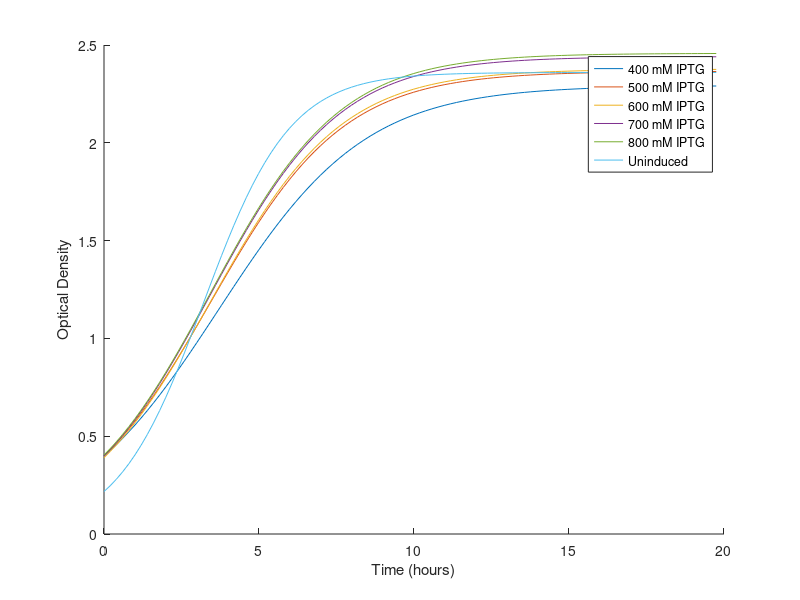

The MATLAB script that drew this image:
%t = 0:1000;
%g = 0.0123;
%Px = 3.3;
%Po = 0.1;
%opt = (Po * Px * exp(g*t)) / (Px - Po + Po * exp(g*t));
%(0.1 * Px * exp(g*x)) / (Px - 0.1 + 0.1 * exp(g*x))
%(0.1 * exp(g*x)) / (1 - 0.1 * B *(1 - exp(g*x)))

TB	= [0.445	0.465	0.487	0.525	0.57	0.621	0.693	0.722	0.69	0.732	0.782	0.844	0.897	0.962	1.011	1.061	1.108	1.186	1.24	1.305	1.371	1.414	1.412	1.443	1.518	1.544	1.555	1.587	1.609	1.617	1.64	1.774	1.723	1.764	1.819	1.867	1.899	1.942	2.056	1.978	2.002	2.038	2.081	2.07	2.109	2.127	2.183	2.219	2.257	2.337	2.375	2.471	2.478	2.545	2.657	2.679	2.74	2.774	2.757	2.815	2.859	2.902	2.905	2.881	2.923	2.924	2.941	3.036	3.13	3.173	3.262	3.17	3.196	3.219	3.194	3.182	3.251	3.254	3.108	2.82];
LB	= [0.403	0.43	0.466	0.537	0.617	0.69	0.762	0.837	0.9	0.97	1.06	1.122	1.216	1.279	1.347	1.41	1.454	1.505	1.542	1.58	1.618	1.656	1.692	1.731	1.773	1.808	1.839	1.882	1.916	1.945	1.988	2.021	2.047	2.083	2.096	2.139	2.145	2.158	2.182	2.212	2.222	2.238	2.259	2.279	2.308	2.322	2.364	2.389	2.391	2.394	2.403	2.413	2.403	2.408	2.413	2.404	2.411	2.433	2.41	2.432	2.435	2.448	2.452	2.464	2.465	2.486	2.482	2.512	2.508	2.508	2.529	2.509	2.532	2.524	2.527	2.534	2.543	2.549	2.572	2.57];
DM	= [0.395	0.393	0.385	0.392	0.385	0.389	0.394	0.396	0.4	0.403	0.406	0.41	0.416	0.419	0.422	0.425	0.428	0.434	0.446	0.44	0.438	0.437	0.442	0.438	0.442	0.443	0.443	0.447	0.443	0.442	0.446	0.441	0.448	0.447	0.445	0.448	0.448	0.447	0.442	0.448	0.45	0.452	0.452	0.451	0.446	0.444	0.45	0.45	0.452	0.451	0.449	0.45	0.448	0.447	0.446	0.45	0.447	0.449	0.448	0.447	0.446	0.447	0.447	0.45	0.445	0.447	0.45	0.451	0.449	0.446	0.45	0.445	0.444	0.441	0.445	0.45	0.452	0.44	0.442	0.444];
IPTG400MM	= [0.399	0.425	0.45	0.518	0.552	0.596	0.664	0.731	0.804	0.874	0.951	0.99	1.074	1.124	1.183	1.255	1.317	1.362	1.402	1.44	1.482	1.517	1.56	1.6	1.629	1.667	1.716	1.75	1.805	1.813	1.859	1.888	1.914	1.956	1.961	2.007	2.023	2.035	2.055	2.09	2.107	2.11	2.13	2.146	2.163	2.184	2.203	2.229	2.234	2.238	2.266	2.273	2.266	2.272	2.276	2.261	2.268	2.281	2.256	2.278	2.275	2.28	2.283	2.294	2.279	2.3	2.294	2.318	2.308	2.304	2.324	2.293	2.319	2.302	2.31	2.305	2.314	2.321	2.344	2.335];
IPTG500MM	= [0.399	0.429	0.463	0.525	0.583	0.634	0.755	0.81	0.856	0.95	1.047	1.091	1.188	1.248	1.318	1.393	1.449	1.504	1.551	1.584	1.629	1.664	1.706	1.755	1.786	1.814	1.871	1.896	1.948	1.936	1.984	2.002	2.022	2.064	2.048	2.091	2.103	2.122	2.129	2.172	2.192	2.182	2.205	2.208	2.22	2.254	2.274	2.313	2.31	2.286	2.317	2.325	2.326	2.336	2.345	2.334	2.344	2.367	2.344	2.372	2.373	2.374	2.382	2.399	2.385	2.412	2.403	2.425	2.42	2.413	2.435	2.414	2.443	2.429	2.44	2.442	2.447	2.454	2.476	2.471];
IPTG600MM	= [0.39	0.418	0.454	0.533	0.595	0.665	0.739	0.813	0.879	0.96	1.05	1.096	1.197	1.259	1.333	1.402	1.467	1.515	1.566	1.605	1.659	1.693	1.732	1.773	1.788	1.814	1.871	1.889	1.954	1.929	1.984	2.006	2.028	2.074	2.049	2.095	2.114	2.136	2.143	2.183	2.211	2.193	2.217	2.211	2.226	2.271	2.301	2.324	2.32	2.285	2.328	2.33	2.337	2.344	2.357	2.345	2.36	2.377	2.36	2.394	2.39	2.39	2.401	2.418	2.399	2.432	2.426	2.444	2.438	2.435	2.458	2.433	2.459	2.448	2.458	2.456	2.463	2.472	2.498	2.49];
IPTG700MM	= [0.399	0.431	0.467	0.55	0.627	0.697	0.785	0.84	0.908	0.992	1.081	1.139	1.245	1.308	1.382	1.45	1.516	1.564	1.621	1.652	1.702	1.735	1.78	1.821	1.829	1.859	1.923	1.938	2.008	1.974	2.034	2.064	2.084	2.128	2.096	2.156	2.189	2.219	2.215	2.261	2.288	2.263	2.291	2.275	2.301	2.372	2.37	2.379	2.372	2.328	2.377	2.381	2.394	2.394	2.413	2.404	2.418	2.434	2.42	2.457	2.451	2.453	2.47	2.49	2.467	2.505	2.492	2.513	2.511	2.504	2.527	2.5	2.528	2.518	2.531	2.528	2.535	2.542	2.567	2.559];
IPTG800MM   = [0.403	0.436	0.478	0.56	0.625	0.702	0.801	0.875	0.925	1.014	1.081	1.169	1.269	1.343	1.413	1.475	1.547	1.581	1.639	1.667	1.715	1.754	1.804	1.839	1.839	1.865	1.926	1.925	2.016	1.972	2.032	2.052	2.085	2.135	2.097	2.155	2.189	2.225	2.216	2.264	2.3	2.264	2.303	2.288	2.299	2.363	2.359	2.36	2.359	2.316	2.377	2.375	2.406	2.401	2.422	2.42	2.437	2.446	2.45	2.49	2.478	2.476	2.496	2.52	2.497	2.536	2.529	2.539	2.537	2.532	2.558	2.54	2.563	2.554	2.563	2.567	2.568	2.577	2.599	2.593];
IPU	= [0.217	0.27	0.341	0.41	0.51	0.608	0.718	0.836	0.977	1.12	1.226	1.3	1.362	1.432	1.518	1.557	1.613	1.645	1.672	1.72	1.747	1.766	1.819	1.832	1.851	1.894	1.908	1.922	1.954	1.978	1.991	2.009	2.02	2.05	2.063	2.086	2.104	2.126	2.149	2.165	2.184	2.226	2.26	2.277	2.303	2.327	2.347	2.346	2.364	2.364	2.367	2.389	2.4	2.412	2.422	2.434	2.439	2.455	2.447	2.461	2.472	2.474	2.481	2.491	2.502	2.506	2.515	2.515	2.527	2.517	2.526	2.531	2.538	2.534	2.549	2.543	2.556	2.563	2.561	2.566];
IPI	= [0.242	0.286	0.343	0.427	0.521	0.599	0.713	0.831	0.968	1.125	1.21	1.314	1.363	1.398	1.471	1.508	1.595	1.65	1.681	1.725	1.768	1.786	1.859	1.854	1.856	1.918	1.942	1.937	2	2.016	2.039	2.064	2.082	2.086	2.101	2.127	2.128	2.154	2.17	2.173	2.193	2.201	2.245	2.274	2.304	2.335	2.342	2.348	2.353	2.37	2.378	2.403	2.425	2.435	2.448	2.456	2.465	2.487	2.477	2.499	2.517	2.52	2.519	2.538	2.543	2.556	2.569	2.559	2.574	2.561	2.569	2.576	2.586	2.577	2.6	2.592	2.616	2.61	2.605	2.614];
GFPU	= [0.302	0.365	0.447	0.564	0.687	0.793	0.958	1.105	1.241	1.343	1.341	1.451	1.543	1.565	1.641	1.651	1.747	1.776	1.796	1.871	1.905	1.94	1.998	1.99	2.023	2.057	2.094	2.084	2.142	2.181	2.194	2.213	2.217	2.241	2.25	2.316	2.335	2.337	2.362	2.359	2.392	2.392	2.409	2.416	2.429	2.466	2.477	2.481	2.493	2.512	2.525	2.557	2.566	2.574	2.586	2.598	2.598	2.618	2.605	2.624	2.638	2.649	2.64	2.667	2.659	2.679	2.681	2.666	2.681	2.647	2.662	2.662	2.682	2.675	2.699	2.692	2.721	2.722	2.716	2.717];
GFPI	= [0.311	0.371	0.449	0.542	0.668	0.784	0.949	1.108	1.262	1.327	1.317	1.463	1.522	1.55	1.608	1.65	1.756	1.799	1.804	1.873	1.903	1.942	2.012	2.001	2.031	2.059	2.108	2.09	2.142	2.162	2.178	2.222	2.218	2.26	2.277	2.327	2.376	2.359	2.401	2.383	2.427	2.414	2.434	2.443	2.458	2.495	2.524	2.521	2.528	2.559	2.581	2.611	2.622	2.633	2.639	2.659	2.661	2.683	2.669	2.689	2.694	2.724	2.704	2.713	2.724	2.734	2.743	2.716	2.738	2.715	2.74	2.713	2.742	2.737	2.76	2.758	2.775	2.782	2.804	2.81];

TBx = [0.445	0.57	0.69	0.897	1.108	1.371	1.518	1.609	1.723	1.899	2.002	2.109	2.257	2.478	2.74	2.859	2.923	3.13	3.196	3.251];
LBx	= [0.403	0.617	0.9	1.216	1.454	1.618	1.773	1.916	2.047	2.145	2.222	2.308	2.391	2.403	2.411	2.435	2.465	2.508	2.532	2.543];
DMx	= [0.395	0.385	0.4	0.416	0.428	0.438	0.442	0.443	0.448	0.448	0.45	0.446	0.452	0.448	0.447	0.446	0.445	0.449	0.444	0.452];
IPTG400MMx	= [0.399	0.552	0.804	1.074	1.317	1.482	1.629	1.805	1.914	2.023	2.107	2.163	2.234	2.266	2.268	2.275	2.279	2.308	2.319	2.314];
IPTG500MMx	= [0.399	0.583	0.856	1.188	1.449	1.629	1.786	1.948	2.022	2.103	2.192	2.22	2.31	2.326	2.344	2.373	2.385	2.42	2.443	2.447];
IPTG600MMx	= [0.39	0.595	0.879	1.197	1.467	1.659	1.788	1.954	2.028	2.114	2.211	2.226	2.32	2.337	2.36	2.39	2.399	2.438	2.459	2.463];
IPTG800MMx	= [0.403	0.625	0.925	1.269	1.547	1.715	1.839	2.016	2.085	2.189	2.3	2.299	2.359	2.406	2.437	2.478	2.497	2.537	2.563	2.568];
IPTG700MMx	= [0.399	0.627	0.908	1.245	1.516	1.702	1.829	2.008	2.084	2.189	2.288	2.301	2.372	2.394	2.418	2.451	2.467	2.511	2.528	2.535];
IPU	= [0.217	0.51	0.977	1.362	1.613	1.747	1.851	1.954	2.02	2.104	2.184	2.303	2.364	2.4	2.439	2.472	2.502	2.527	2.538	2.556];
IPI	= [0.242	0.521	0.968	1.363	1.595	1.768	1.856	2	2.082	2.128	2.193	2.304	2.353	2.425	2.465	2.517	2.543	2.574	2.586	2.616];
GFPU	= [0.302	0.687	1.241	1.543	1.747	1.905	2.023	2.142	2.217	2.335	2.392	2.429	2.493	2.566	2.598	2.638	2.659	2.681	2.682	2.721];
GFPI	= [0.311	0.668	1.262	1.522	1.756	1.903	2.031	2.142	2.218	2.376	2.427	2.458	2.528	2.622	2.661	2.694	2.724	2.738	2.742	2.775];

TB2	= [2456.179775	2359.139785	279.26078	2198.095238	2133.333333	2078.904992	1982.683983	2036.01108	2289.855072	2337.431694	2377.237852	2388.625592	2463.768116	2496.881497	2592.48269	2692.742696	2840.252708	2912.310287	3068.548387	3219.923372	3393.873085	3654.879774	4036.827195	4357.588358	4599.472991	4970.854922	5430.868167	5825.456837	6242.386576	6736.549165	7092.682927	6970.124014	7636.680209	7920.634921	8209.455745	8493.840386	8845.181675	9071.575695	8953.307393	9691.607685	9997.502498	10181.05986	10331.57136	10757.00483	11000.47416	11364.36295	11555.65735	11803.96575	12018.60877	12075.73813	12298.52632	12280.45326	12534.70541	12597.24951	12484.38088	12772.3031	12781.0219	13095.16943	13614.07327	13828.06394	14081.14725	14285.66506	14615.1463	15139.88199	15246.32227	15556.08755	15827.60966	15745.71805	15713.41853	15895.68232	15802.88167	16625.55205	16845.43179	17146.00808	17513.14966	18668.44752	18739.15718	18995.08297	19094.27284	19357.0922];
LB2	= [928.0397022	888.372093	905.5793991	875.2327747	889.7893031	923.1884058	963.2545932	1009.557945	1071.111111	1137.113402	1173.584906	1252.228164	1307.565789	1384.675528	1478.841871	1584.397163	1724.209078	1890.365449	2083.009079	2322.151899	2565.512979	2817.028986	3100.472813	3376.66089	3689.227298	3992.256637	4340.946166	4659.936238	5015.65762	5408.74036	5780.181087	6186.541316	6609.672692	7023.043687	7516.698473	7947.639084	8486.247086	9015.291937	9500.91659	10016.27486	10572.0072	11126.00536	11668.88004	12215.00658	12674.61005	13242.03273	13633.67174	14131.43575	14755.75073	15350.87719	15919.68373	16511.3966	17194.75655	17743.35548	18254.04061	18990.43261	19526.75238	19979.03822	20734.43983	21219.98355	21761.80698	22211.60131	22763.4584	23377.84091	23829.6146	24270.71601	24837.63094	25131.36943	25647.52791	26147.52791	26461.44721	27170.58589	27495.65561	28011.8859	28508.90384	28971.19179	29319.70114	29775.20596	29994.16796	30455.64202];
DM2	= [253.164557	241.7302799	244.1558442	224.4897959	220.7792208	208.2262211	205.5837563	207.0707071	192.5	193.5483871	199.5073892	190.2439024	192.3076923	186.1575179	194.3127962	188.2352941	186.9158879	186.6359447	183.8565022	179.5454545	175.7990868	185.3546911	190.0452489	187.2146119	180.9954751	194.1309255	182.8442438	185.6823266	189.6162528	185.520362	186.0986547	192.7437642	183.0357143	190.1565996	191.011236	194.1964286	196.4285714	196.8680089	196.8325792	194.1964286	195.5555556	194.6902655	190.2654867	195.1219512	197.309417	202.7027027	197.7777778	193.3333333	199.1150442	197.3392461	198.2182628	204.4444444	203.125	201.3422819	201.793722	200	208.0536913	202.6726058	209.8214286	210.2908277	215.2466368	208.0536913	205.8165548	211.1111111	215.7303371	214.7651007	206.6666667	210.6430155	211.5812918	217.4887892	215.5555556	215.7303371	218.4684685	226.7573696	226.9662921	217.7777778	216.8141593	222.7272727	221.719457	222.972973];
IPTG400MM2	= [937.3433584	896.4705882	928.8888889	899.6138996	994.5652174	1065.436242	1099.39759	1132.694938	1180.348259	1234.553776	1272.3449	1373.737374	1419.925512	1514.234875	1597.633136	1694.023904	1795.747912	1942.731278	2137.660485	2347.222222	2573.549258	2831.905076	3102.564103	3379.375	3727.440147	4025.194961	4331.002331	4678.857143	4992.243767	5424.158853	5773.534158	6181.673729	6618.599791	7005.623722	7545.63998	7935.724963	8431.537321	8980.34398	9469.099757	9932.535885	10489.79592	11076.77725	11602.34742	12157.96831	12668.97827	13196.88645	13723.55878	14196.05204	14796.77708	15338.69526	15780.67079	16305.32336	17004.85437	17558.09859	18152.02109	18930.11942	19512.34568	20061.81499	20983.15603	21465.32046	22061.53846	22628.07018	23304.86202	23910.20052	24586.22203	25080.86957	25708.36966	26086.71268	26701.90641	27337.67361	27659.20826	28589.62058	28943.07891	29682.45004	30081.38528	30777.44035	31213.9153	31732.44291	32014.50512	32564.88223];
IPTG500MM2	= [927.3182957	881.1188811	885.5291577	880	921.0977702	996.8454259	964.2384106	1024.691358	1106.308411	1136.842105	1165.234002	1267.644363	1309.76431	1405.448718	1491.654021	1586.503948	1724.637681	1892.287234	2088.974855	2336.489899	2569.060773	2838.942308	3121.33646	3413.105413	3737.402016	4088.754135	4400.855158	4782.172996	5135.010267	5613.636364	6012.096774	6474.025974	6943.125618	7340.116279	7958.007813	8391.678623	8903.946743	9430.254477	10004.69704	10444.75138	10990.87591	11630.61412	12169.61451	12766.30435	13250.9009	13735.58119	14179.41953	14533.07393	15183.54978	15895.45057	16342.25291	16905.37634	17562.33878	18142.55137	18634.11514	19368.8946	19924.48805	20370.08872	21264.50512	21659.78078	22219.1319	22754.84414	23316.54072	23864.94373	24509.43396	24946.93201	25564.71078	25962.06186	26450.82645	27059.67675	27316.63244	28114.33306	28373.72084	29027.58337	29426.22951	29946.76495	30347.77278	30839.8533	31105.41195	31555.64549];
IPTG600MM2	= [946.1538462	913.8755981	911.8942731	868.6679174	907.5630252	945.8646617	981.0554804	1023.370234	1081.911263	1130.208333	1172.380952	1261.861314	1297.410192	1396.346307	1478.619655	1584.165478	1714.383095	1878.547855	2075.351213	2302.803738	2511.151296	2772.002363	3050.808314	3344.049633	3701.901566	4058.985667	4357.562801	4768.131286	5080.859775	5615.863142	5977.318548	6419.740778	6875.246548	7279.652845	7917.520742	8344.152745	8842.005676	9367.509363	9923.005133	10399.90838	10867.48078	11567.25946	12088.40776	12727.72501	13219.67655	13646.41127	14021.29509	14470.30981	15081.46552	15894.52954	16242.69759	16832.18884	17436.457	18045.64846	18511.24311	19266.09808	19755.9322	20303.32352	21118.64407	21463.65915	22082.42678	22602.92887	23158.26739	23724.56576	24402.25094	24768.09211	25389.11789	25791.73486	26306.39869	26872.68994	27155.81774	27993.83477	28275.72184	28926.06209	29300.65094	29862.37785	30297.19854	30733.41424	30970.77662	31469.87952];
IPTG700MM2	= [929.8245614	890.9512761	888.6509636	854.5454545	881.9776715	901.0043042	940.1273885	1005.952381	1060.572687	1105.846774	1151.711378	1240.561896	1271.485944	1365.443425	1447.178003	1564.827586	1689.973615	1854.859335	2043.800123	2269.37046	2490.599295	2753.314121	3008.988764	3297.63866	3655.549481	3989.241528	4266.25065	4650.670795	4949.203187	5483.78926	5819.567355	6228.682171	6681.381958	7064.379699	7720.896947	8093.692022	8529.465509	9007.661109	9599.548533	10019.9027	10510.05245	11242.15643	11734.61371	12409.23077	12784.44155	13109.61214	13703.79747	14212.27406	14848.65093	15666.23711	16006.31048	16536.32927	17084.37761	17692.56475	18064.64981	18785.35774	19303.97022	19789.23583	20603.30579	20892.55189	21494.90004	22014.26824	22489.47368	23035.74297	23682.61046	24041.11776	24684.99197	25066.85237	25480.68499	26084.66454	26349.4262	27138.8	27450.15823	27999.20572	28342.94745	28915.3481	29289.54635	29795.04327	30008.57032	30481.04728];
IPU2	= [1709.677419	1403.703704	1202.346041	1131.707317	1054.901961	1023.026316	1009.749304	1000	985.6704197	983.0357143	1019.575856	1089.230769	1181.350954	1280.027933	1360.342556	1502.890173	1654.060756	1856.534954	2081.937799	2306.976744	2562.678878	2860.1359	3113.249038	3467.79476	3815.235008	4127.243928	4531.446541	4924.037461	5329.580348	5722.446916	6202.913109	6685.41563	7163.366337	7640.487805	8139.602521	8637.583893	9180.13308	9678.739417	10193.57841	10753.81062	11277.9304	11682.38994	12103.09735	12568.73079	12970.03908	13513.107	13965.91393	14538.78943	15016.49746	15517.7665	16152.51373	16609.87861	17188.33333	17722.63682	18162.26259	18655.29992	19316.11316	19750.71283	20524.72415	20999.59366	21430.42071	21918.75505	22521.96695	23092.3324	23452.03837	24098.16441	24520.47714	25147.1173	25398.10051	25972.18911	26408.55107	26813.11734	27377.06856	27852.01263	28141.62417	28690.12977	28965.17997	29538.43153	30062.08512	30326.18862];
IPI2	= [-3078.512397	-2384.615385	-1889.212828	-1199.063232	-907.8694818	-741.2353923	-516.1290323	-374.2478941	-340.9090909	-198.2222222	-105.785124	118.7214612	171.6801174	361.9456366	360.2991162	479.4429708	603.1347962	690.9090909	800.1189768	768.6956522	898.7556561	991.0414334	1077.461001	1058.791802	1204.741379	1176.746611	1285.787848	1388.22922	1435	1515.376984	1585.090731	1590.116279	1574.447646	1710.450623	1683.008091	1735.778091	1579.887218	1458.681523	1448.387097	1423.377819	1496.124031	1496.592458	1448.106904	1525.505717	1530.381944	1514.775161	1489.325363	1566.439523	1536.336592	1536.708861	1571.488646	1607.990012	1585.979381	1604.106776	1583.74183	1626.221498	1636.105477	1669.079212	1695.195801	1699.879952	1690.901867	1689.285714	1770.94085	1766.745469	1776.641762	1826.682316	1824.056053	1875.34193	1913.364413	1933.61968	1907.746205	1970.885093	2015.854602	2054.714785	2033.846154	2093.75	2079.510703	2114.176245	2083.301344	2136.572303];
GFPU2	= [-1980.13245	-1410.958904	-1044.742729	-900.7092199	-570.5967977	-460.2774275	-364.3006263	-311.3122172	-176.4705882	-50.63291139	-63.38553318	38.59407305	223.5904083	286.2619808	347.3491773	371.8958207	560.3892387	673.9864865	789.532294	794.7621593	906.5616798	980.9278351	1077.577578	1073.366834	1251.606525	1224.112786	1356.733524	1431.861804	1501.867414	1553.87437	1685.505925	1754.631722	1790.708164	1895.1361	1996.888889	1987.046632	1985.438972	1915.275995	1814.987299	1818.567189	1885.033445	1909.698997	1933.167289	2012.831126	2067.929189	2069.748581	2075.090836	2161.225312	2169.67509	2116.242038	2191.287129	2280.015643	2254.481684	2290.20979	2325.599381	2346.035412	2381.447267	2426.279603	2498.272553	2529.72561	2509.097801	2525.858815	2622.727273	2628.421447	2684.467845	2720.79134	2760.164118	2887.096774	2921.298023	3004.91122	2987.227648	3029.301277	3048.844146	3108.785047	3129.677658	3140.787519	3138.552003	3202.057311	3188.14433	3273.463379];
GFPI2	= [479.0996785	447.4393531	438.752784	370.8487085	345.8083832	317.6020408	302.4236038	282.4909747	267.8288431	272.0422005	302.2019742	287.7648667	295.6636005	309.0322581	305.3482587	318.1818182	307.5170843	307.9488605	323.1707317	320.3416978	320.0210194	323.8928939	320.0795229	331.3343328	342.6883309	335.1141331	338.2352941	349.2822967	351.5406162	351.5263645	347.5665748	353.2853285	359.3327322	356.1946903	357.0487484	362.6987538	359.4276094	365.8329801	362.3490212	376.8359211	379.4808405	391.4664457	391.5365653	400.3274662	397.4776241	400.4008016	402.1394612	412.1380405	420.8860759	422.8214146	426.5788454	430.1034087	440.8848207	446.2590201	461.917393	465.2124859	479.1431793	485.6503914	499.0633196	505.3923392	512.2494432	523.1277533	534.0236686	553.9992628	557.2687225	568.3979517	573.0951513	598.3063328	597.1512053	618.4162063	626.6423358	640.6192407	648.0671043	659.4811838	668.115942	676.2146483	684.6846847	698.7778577	703.6376605	709.6085409];


X2 = [0:0.25:19.75];
X1 = [0:19.75];


x = linspace(0,19.75);
y1 = (0.445 * exp(0.241*x)) ./ (1 - 0.445 * 0.3 *(1 - exp(0.241*x)));
y2 = (0.403 * exp(0.4443*x)) ./ (1 - 0.403 * 0.4077 *(1 - exp(0.4443*x)));
y3 = (0.395 * exp(0.2417*x)) ./ (1 - 0.395 * 2.219 *(1 - exp(0.2417*x)));
y4 = (0.399 * exp(0.4215*x)) ./ (1 - 0.399 * 0.4361 *(1 - exp(0.4215*x)));
y5 = (0.399 * exp(0.4649*x)) ./ (1 - 0.399 * 0.4227 *(1 - exp(0.4649*x)));
y6 = (0.39 * exp(0.4735*x)) ./ (1 - 0.39 * 0.4208 *(1 - exp(0.4735*x)));
y7 = (0.399 * exp(0.4773*x)) ./ (1 - 0.399 * 0.4097 *(1 - exp(0.4773*x)));
y8 = (0.403 * exp(0.4759*x)) ./ (1 - 0.403 * 0.4069 *(1 - exp(0.4759*x)));
y9 = (0.217 * exp(0.7143*x)) ./ (1 - 0.217 * 0.4238 *(1 - exp(0.7143*x)));
y10 = (0.242 * exp(0.6629*x)) ./ (1 - 0.242 * 0.416 *(1 - exp(0.6629*x)));
y11 = (0.302 * exp(0.672*x)) ./ (1 - 0.302 * 0.3956 *(1 - exp(0.672*x)));
y12 = (0.311 * exp(0.6352*x)) ./ (1 - 0.311 * 0.3866 *(1 - exp(0.6352*x)));


%%
hold on
%plot(x, y1, 'r')
%plot(x, y2, 'b')
%plot(x, y3, 'b')
%scatter(X1, IPTG400MMx, 'x', 'r')
plot(x, y4)
plot(x, y5)
plot(x, y6)
plot(x, y7)
plot(x, y8)
plot(x, y9)

%scatter(X1, TBx, 'v', 'r', 'filled')
%scatter(X1, LBx, 'sq', 'b', 'filled')
%scatter(X1, IPTG400MMx, 'o', 'filled')
%scatter(X1, IPTG500MMx, '^', 'filled')
%scatter(X1, IPTG600MMx, 'd', 'filled')
%scatter(X1, IPTG700MMx, 'sq', 'filled')
%scatter(X1, IPTG800MMx, 'v', 'filled')
%scatter(X1, IPTG800MMx, 'v', 'filled')



xlabel('Time (hours)')
ylabel('Optical Density')

%legend('TB','LB')
%ylim([0, 3])
legend('400 mM IPTG','500 mM IPTG','600 mM IPTG','700 mM IPTG','800 mM IPTG', 'Uninduced')